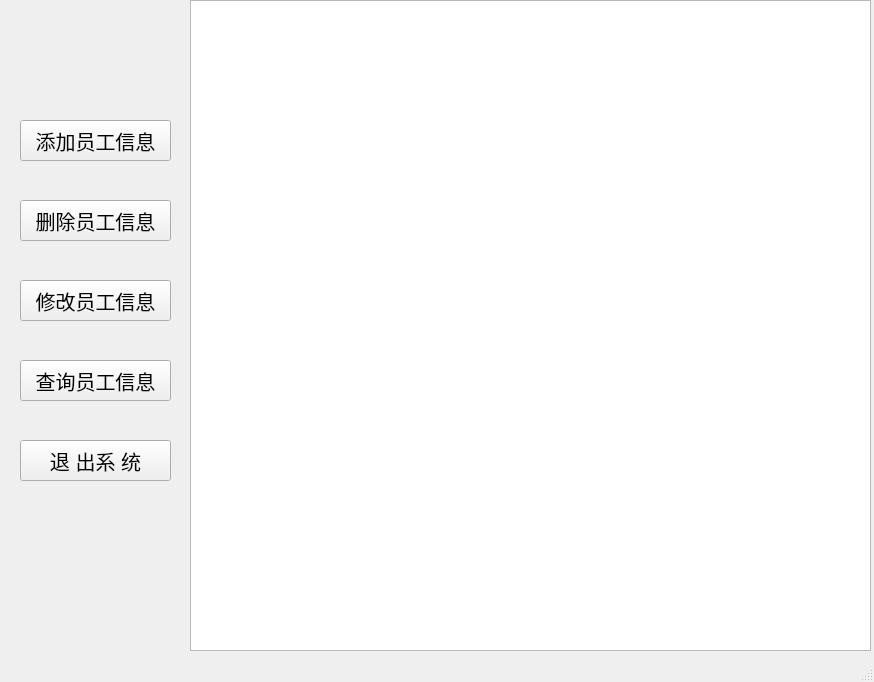
<?xml version="1.0" encoding="UTF-8"?>
<ui version="4.0">
 <class>MainWindow</class>
 <widget class="QMainWindow" name="MainWindow">
  <property name="geometry">
   <rect>
    <x>0</x>
    <y>0</y>
    <width>874</width>
    <height>682</height>
   </rect>
  </property>
  <property name="windowTitle">
   <string>MainWindow</string>
  </property>
  <widget class="QWidget" name="centralwidget">
   <widget class="QTableView" name="show_tableview">
    <property name="geometry">
     <rect>
      <x>190</x>
      <y>0</y>
      <width>681</width>
      <height>651</height>
     </rect>
    </property>
   </widget>
   <widget class="QPushButton" name="add_btn">
    <property name="geometry">
     <rect>
      <x>20</x>
      <y>120</y>
      <width>151</width>
      <height>41</height>
     </rect>
    </property>
    <property name="font">
     <font>
      <pointsize>15</pointsize>
     </font>
    </property>
    <property name="text">
     <string>添加员工信息</string>
    </property>
   </widget>
   <widget class="QPushButton" name="del_btn">
    <property name="geometry">
     <rect>
      <x>20</x>
      <y>200</y>
      <width>151</width>
      <height>41</height>
     </rect>
    </property>
    <property name="font">
     <font>
      <pointsize>15</pointsize>
     </font>
    </property>
    <property name="text">
     <string>删除员工信息</string>
    </property>
   </widget>
   <widget class="QPushButton" name="modify_btn">
    <property name="geometry">
     <rect>
      <x>20</x>
      <y>280</y>
      <width>151</width>
      <height>41</height>
     </rect>
    </property>
    <property name="font">
     <font>
      <pointsize>15</pointsize>
     </font>
    </property>
    <property name="text">
     <string>修改员工信息</string>
    </property>
   </widget>
   <widget class="QPushButton" name="query_btn">
    <property name="geometry">
     <rect>
      <x>20</x>
      <y>360</y>
      <width>151</width>
      <height>41</height>
     </rect>
    </property>
    <property name="font">
     <font>
      <pointsize>15</pointsize>
     </font>
    </property>
    <property name="text">
     <string>查询员工信息</string>
    </property>
   </widget>
   <widget class="QPushButton" name="quit_btn">
    <property name="geometry">
     <rect>
      <x>20</x>
      <y>440</y>
      <width>151</width>
      <height>41</height>
     </rect>
    </property>
    <property name="font">
     <font>
      <pointsize>15</pointsize>
     </font>
    </property>
    <property name="text">
     <string>退 出系 统</string>
    </property>
   </widget>
  </widget>
  <widget class="QMenuBar" name="menubar">
   <property name="geometry">
    <rect>
     <x>0</x>
     <y>0</y>
     <width>874</width>
     <height>23</height>
    </rect>
   </property>
  </widget>
  <widget class="QStatusBar" name="statusbar"/>
 </widget>
 <resources/>
 <connections/>
</ui>
